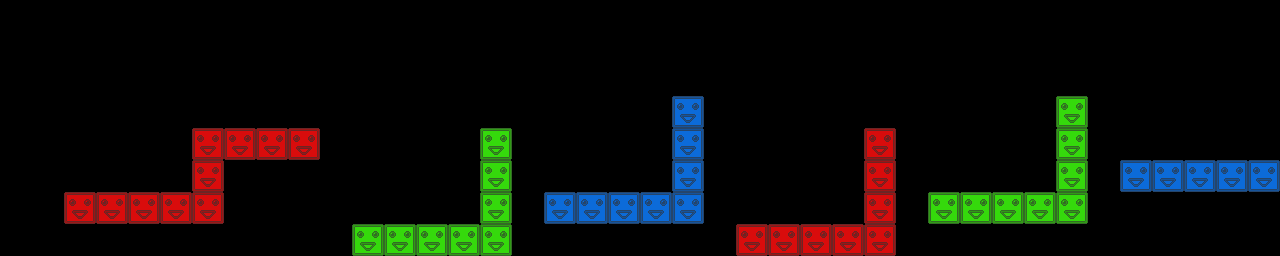

Below is a game level as drawn by its tile map, then a one-line description and the .tmx that defines it (tile-layer data replaced by summaries):
An orthogonal 40x8 tile map with 32x32 px tiles, 3 tile layers (red, green, blue) and 9 objects.

<map version="1.0" orientation="orthogonal" renderorder="right-down" width="40" height="8" tilewidth="32" tileheight="32">
 <tileset firstgid="1" name="blocks" tilewidth="32" tileheight="32">
  <image source="blocks.png" width="96" height="32" />
 </tileset>
 <layer name="red" width="40" height="8">
  <data>[320 cells, 18 non-empty, 1 distinct tile ids]</data>
 </layer>
 <layer name="green" width="40" height="8">
  <data>[320 cells, 16 non-empty, 1 distinct tile ids]</data>
 </layer>
 <layer name="blue" width="40" height="8">
  <data>[320 cells, 13 non-empty, 1 distinct tile ids]</data>
 </layer>
 <objectgroup name="crystals">
  <object x="177" y="137">
   <ellipse />
  </object>
  <object x="387" y="184">
   <ellipse />
  </object>
  <object x="623" y="165">
   <ellipse />
  </object>
  <object x="793" y="202">
   <ellipse />
  </object>
  <object x="995" y="165">
   <ellipse />
  </object>
  <object x="1198" y="123">
   <ellipse />
  </object>
 </objectgroup>
 <objectgroup name="spikes">
  <object x="118" y="156">
   <ellipse />
  </object>
  <object x="416" y="211">
   <ellipse />
  </object>
  <object x="1248" y="141">
   <ellipse />
  </object>
 </objectgroup>
</map>
